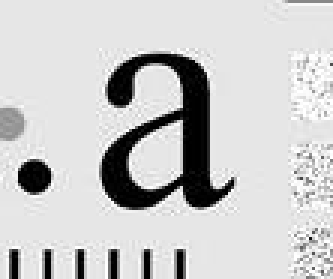
%> input picture fig4.41a.jpg, 111 x 93 px (shown 3 times larger)
$ octave Fourier_Transform_lowpass_filter.m   (GNU Octave 9; MATLAB toolbox functions it lacks are replaced by stand-ins)
%> lines starting %> are read from the running program, lines starting %| are printed output that depends on the picture
% This is 2D Fourier Transform "package". It takes an image and computes its (centered) Fourier spectrum. It then shows the inverse transform.
% It uses a Gaussian lowpass filter in the frequency domain and compares it with direct filtering in the spatial domain.
spectrum
%> (this line was passed over: spectrum is not available in this run)
h=[-1 0 1;-2 0 2;-1 0 1];
t = imread('fig4.41a.jpg');
%> t is the input picture: size 93x111x3 uint8; min 0, max 255, mean 201.3
A_gray = rgb2gray(t);
a=uint8(A_gray);

g5=dir_fil(a,h);
%> in dir_fil, `Am(2:end-1,2:end-1)=a(:,:);`:
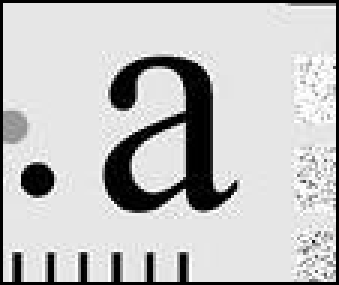
%> Am: size 95x113 double (shown 3 times larger); min 0, max 255, mean 193.6
%> in dir_fil, `Af(2:end-1,2:end-1)=w(3,3)*Am(1:end-2,1:end-2)+w(3,2)*Am(1:end-2,2:end..`:
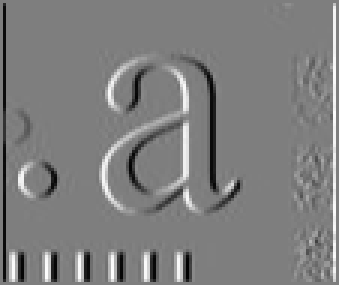
%> Af: size 95x113 double (shown 3 times larger); min -1008, max 1020, mean 0.1; drawn with min black and max white

a0=padding(a,size(a,1),size(a,2),size(h,1),size(h,2));
h0=padding(h,size(a,1),size(a,2),size(h,1),size(h,2));
a0c=centering(a0);
%> in centering, `y=a.*axy;`:
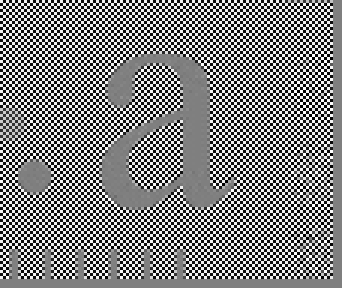
%> y: size 96x114 double (shown 3 times larger); min -255, max 255, mean 0.1; drawn with min black and max white
h0c=centering(h0);
A=transform(a0c)
H=transform(h0c)

G=mult(A,H)
g1=real(transform(conj(G/((size(a,1)+size(h,1))*(size(a,2)+size(h,2))))))
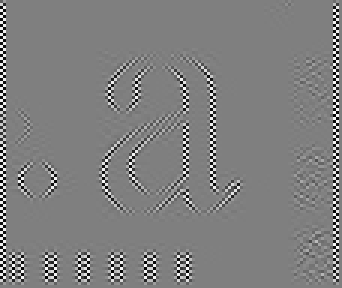
%> g1: size 96x114 double (shown 3 times larger); min -1020, max 1020, mean 0; drawn with min black and max white
g3=real(transform(conj(A/((size(a,1)+size(h,1))*(size(a,2)+size(h,2))))))

g0=centering(g1)
g=antip(g0,size(a,1),size(a,2))
%> in antip, `y(1:sa1,1:sa2)=a(1:sa1,1:sa2);`:
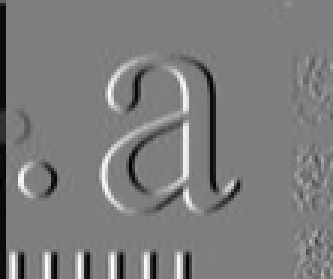
%> y: size 93x111 double (shown 3 times larger); min -1008, max 1020, mean -15.8; drawn with min black and max white
g2=(g-min(min(g)))/(max(max(g))-min(min(g)));

g0=centering(g3)
g=antip(g0,size(a,1),size(a,2))
g4=(g-min(min(g)))/(max(max(g))-min(min(g)));

%w=uint8(w*255);
g2=im2double(g2);
g4=im2double(g4);

A=abs(A);
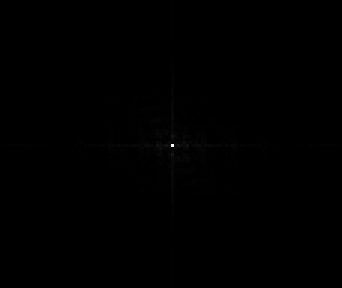
%> A: size 96x114 double (shown 3 times larger); min 12.55, max 2077901, mean 3677.3; drawn with min black and max white
A=im2double(A);

figure, subplot(2, 3, 1),imshow(A_gray), title('Original');
subplot(2, 3, 2),imshow(histo(A)), title('DFT (spectrum)');
subplot(2, 3, 3),imshow(g4), title('IDFT (Unfiltered)');
subplot(2, 3, 4),imshow(g2), title('IDFT (Filtered)');
subplot(2, 3, 5),imshow(g5), title('Spacial-filtered)');

function y=dir_fil(a,w)

Am=zeros(size(a,1)+2,size(a,2)+2);
Am(2:end-1,2:end-1)=a(:,:);

Af=zeros(size(Am,1),size(Am,2));

Af(2:end-1,2:end-1)=w(3,3)*Am(1:end-2,1:end-2)+w(3,2)*Am(1:end-2,2:end-1)+w(3,1)*Am(1:end-2,3:end)...
+w(2,3)*Am(2:end-1,1:end-2)+w(2,2)*Am(2:end-1,2:end-1)+w(2,1)*Am(2:end-1,3:end)...
+w(1,3)*Am(3:end,1:end-2)+w(1,2)*Am(3:end,2:end-1)+w(1,1)*Am(3:end,3:end);

Af=(Af-min(min(Af)))/(max(max(Af))-min(min(Af)));

%w=uint8(w*255);
y=im2double(Af);

end

function y=padding(a,sa1,sa2,sa3,sa4)
y=zeros(sa1+sa3,sa2+sa4);
y(1:size(a,1),1:size(a,2))=a;
end

function y=transform(g)
bv=0:size(g,2)-1;
bu=0:size(g,1)-1;
cu=kron(transpose(bu),ones(1,size(bv,2)));
cv=kron(bv,transpose(ones(1,size(bu,2))));
y=zeros(size(g,1),size(g,2));
for v=1:size(g,2)
    for u=1:size(g,1)
    y(u,v)=sum(sum(g.*(exp(-i*2*pi*(u-1)/size(bu,2)).^cu)).*(exp(-i*2*pi*(v-1)/size(bv,2)).^bv));
    end
end
end

function y=histo(c)
A_mapped=zeros(size(c,1),size(c,2));
c2=uint8(255*c/(max(max(c))-min(min(c))));
[d,e]=imhist(c2);
%> d = 256 values, max 9251 at index 1, min 0 at index 15, mean 42.75; e = 256 values from 0 to 255
s=zeros(256,1);
for r=1:256
s(r,1)=uint8(255/(size(c2,1)*size(c2,2))*sum(d(1:r)));
end
%> after the loop, s = 256 values from 216 to 255
A_mapped(:,:)=s(c2(:,:)+1);
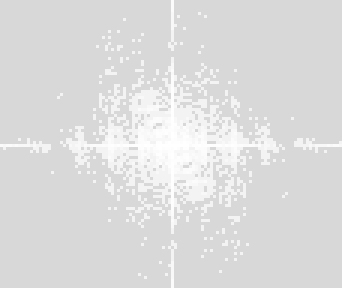
%> A_mapped: size 96x114 double (shown 3 times larger); min 216, max 255, mean 220.5
y=uint8(A_mapped);
%> y: size 96x114 uint8
end

function y=centering(a)
ax=1:size(a,2);
ay=1:size(a,1);
axy=kron(transpose(ay),ones(1,size(ax,2)))+kron(ones(size(ay,2),1),ax);
axy=(-1).^axy;
y=a.*axy;
end

function y=mult(A,H)
y=A.*H;
end

function y=dub(tr)
y=2*tr;
end

function y=antip(a,sa1,sa2)
y(1:sa1,1:sa2)=a(1:sa1,1:sa2);
end

function y=shi(a,sa1,sa2,sa3,sa4)
y=zeros(sa1+sa3,sa2+sa4);
y(1:size(a,1),1:size(a,2))=a;
end
